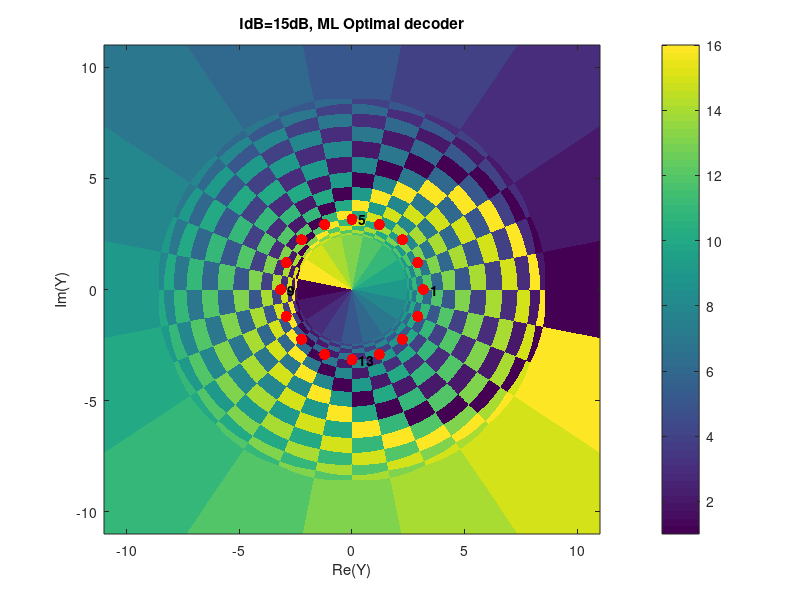

The MATLAB source for this figure:
S_db = 10;
S = 10^(S_db/10);
I_db = 15;
I = 10^(I_db/10);

M = 16;
i = (1:M);
theta = 2*pi*(i-1)/M;
x = exp(1j*theta);

[X,Y] = meshgrid(linspace(-11,11,1500), linspace(-11,11,1500));
y = X + 1j*Y;

decision_region = zeros([size(y), length(x)]);

for k = 1:M
    d_y = abs(y-sqrt(S)*x(k));
    decision_region(:,:,k) = d_y.^2 - log(besseli(0, 2*sqrt(I).*d_y));
end

[~, decision_map] = min(decision_region, [], 3);

figure;
imagesc([-11 11], [-11 11], decision_map);
axis xy;
xlabel('Re(Y)'); ylabel('Im(Y)');
title('IdB=15dB, ML Optimal decoder');
colorbar;
hold on;
plot(real(sqrt(S)*x), imag(sqrt(S)*x), 'ko', 'MarkerEdgeColor', 'none', 'MarkerFaceColor','r', 'MarkerSize', 8);
for k = 1:M/4:M
    text(real(sqrt(S)*x(k)) + 0.3, imag(sqrt(S)*x(k)), num2str(k), 'FontSize', 10, 'FontWeight', 'bold', 'Color', 'k');
end
